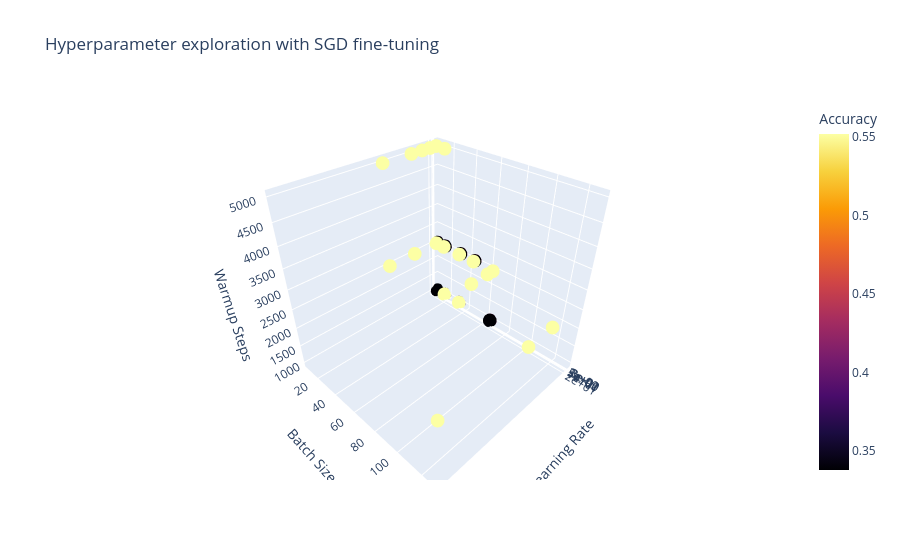

Notebook code cell kept with this figure:
### Code cell
import plotly.graph_objects as go
import numpy as np




learning_rates = [d["learningRate"] for d in data]
batch_sizes = [d["batchSize"] for d in data]
warmup_steps = [d["warmupSteps"] for d in data]
accuracies = [d["accuracy"] for d in data]


fig = go.Figure()

fig.add_trace(go.Scatter3d(
    x=learning_rates, 
    y=batch_sizes,
    z=warmup_steps,
    mode='markers',
    marker=dict(
        size=8,
        color=accuracies, 
        colorscale='Inferno',  
        colorbar=dict(title="Accuracy"),
    ),
    text=[f"LR: {lr:.0000e}, BS: {bs}, WS: {ws}, Acc: {acc:.3f}" 
          for lr, bs, ws, acc in zip(learning_rates, batch_sizes, warmup_steps, accuracies)],
    hoverinfo="text"
))

min_lr, max_lr = min(learning_rates), max(learning_rates)
normalized_lr = [(lr - min_lr) / (max_lr - min_lr) for lr in learning_rates]

fig.update_layout(
    scene=dict(
        xaxis=dict(
            title="Learning Rate",
            type="log",
            tickvals=learning_rates,
            ticktext=[f"{lr:.0e}" for lr in learning_rates]
        ),
        yaxis=dict(title="Batch Size"),
        zaxis=dict(title="Warmup Steps"),
    ),
    title="Hyperparameter exploration with SGD fine-tuning",
)

fig.show()

### Figure 1 — Plotly figure (JSON) as saved in the notebook; plotly's stock layout.template omitted (floating-point values rounded to 4 significant figures)
{"data": [{"hoverinfo": "text", "marker": {"color": [0.454, 0.454, 0.452, 0.43, 0.338, 0.338, 0.454, 0.454, 0.454, 0.436, 0.36, 0.552, 0.454, 0.454, 0.454, 0.446, 0.376, 0.552, 0.454, 0.454, 0.454, 0.45, 0.428, 0.338, 0.454, 0.44, 0.386, 0.396, 0.338, 0.552, 0.454, 0.388, 0.338, 0.552, 0.456, 0.432, 0.338, 0.552, 0.456, 0.436, 0.338, 0.552, 0.552, 0.552, 0.552, 0.552, 0.552, 0.552, 0.552, 0.552, 0.552, 0.552, 0.552, 0.552, 0.552, 0.552, 0.552, 0.552, 0.552], "colorbar": {"title": {"text": "Accuracy"}}, "colorscale": [[0, "#000004"], [0.1111, "#1b0c41"], [0.2222, "#4a0c6b"], [0.3333, "#781c6d"], [0.4444, "#a52c60"], [0.5556, "#cf4446"], [0.6667, "#ed6925"], [0.7778, "#fb9b06"], [0.8889, "#f7d13d"], [1, "#fcffa4"]], "size": 8}, "mode": "markers", "text": ["LR: 3e-09, BS: 8, WS: 1000, Acc: 0.454", "LR: 3e-08, BS: 8, WS: 1000, Acc: 0.454", "LR: 3e-06, BS: 8, WS: 1000, Acc: 0.452", "LR: 3e-05, BS: 8, WS: 1000, Acc: 0.430", "LR: 3e-04, BS: 8, WS: 1000, Acc: 0.338", "LR: 3e-02, BS: 8, WS: 1000, Acc: 0.338", "LR: 3e-09, BS: 16, WS: 1000, Acc: 0.454", "LR: 3e-08, BS: 16, WS: 1000, Acc: 0.454", "LR: 3e-06, BS: 16, WS: 1000, Acc: 0.454", "LR: 3e-05, BS: 16, WS: 1000, Acc: 0.436", "LR: 3e-04, BS: 16, WS: 1000, Acc: 0.360", "LR: 3e-02, BS: 16, WS: 1000, Acc: 0.552", "LR: 3e-09, BS: 32, WS: 1000, Acc: 0.454", "LR: 3e-08, BS: 32, WS: 1000, Acc: 0.454", "LR: 3e-06, BS: 32, WS: 1000, Acc: 0.454", "LR: 3e-05, BS: 32, WS: 1000, Acc: 0.446", "LR: 3e-04, BS: 32, WS: 1000, Acc: 0.376", "LR: 3e-02, BS: 32, WS: 1000, Acc: 0.552", "LR: 3e-09, BS: 64, WS: 1000, Acc: 0.454", "LR: 3e-08, BS: 64, WS: 1000, Acc: 0.454", "LR: 3e-06, BS: 64, WS: 1000, Acc: 0.454", "LR: 3e-05, BS: 64, WS: 1000, Acc: 0.450", "LR: 3e-04, BS: 64, WS: 1000, Acc: 0.428", "LR: 3e-02, BS: 64, WS: 1000, Acc: 0.338", "LR: 3e-09, BS: 8, WS: 2500, Acc: 0.454", "LR: 3e-05, BS: 8, WS: 2500, Acc: 0.440", "LR: 3e-04, BS: 8, WS: 2500, Acc: 0.386", "LR: 3e-04, BS: 8, WS: 2500, Acc: 0.396", "LR: 3e-02, BS: 8, WS: 2500, Acc: 0.338", "LR: 3e-01, BS: 8, WS: 2500, Acc: 0.552", "LR: 3e-05, BS: 16, WS: 2500, Acc: 0.454", "LR: 3e-04, BS: 16, WS: 2500, Acc: 0.388", "LR: 3e-02, BS: 16, WS: 2500, Acc: 0.338", "LR: 3e-01, BS: 16, WS: 2500, Acc: 0.552", "LR: 3e-05, BS: 32, WS: 2500, Acc: 0.456", "LR: 3e-04, BS: 32, WS: 2500, Acc: 0.432", "LR: 3e-02, BS: 32, WS: 2500, Acc: 0.338", "LR: 3e-01, BS: 32, WS: 2500, Acc: 0.552", "LR: 3e-05, BS: 46, WS: 2500, Acc: 0.456", "LR: 3e-04, BS: 46, WS: 2500, Acc: 0.436", "LR: 3e-02, BS: 46, WS: 2500, Acc: 0.338", "LR: 3e-01, BS: 46, WS: 2500, Acc: 0.552", "LR: 2e+00, BS: 8, WS: 5000, Acc: 0.552", "LR: 3e+00, BS: 8, WS: 5000, Acc: 0.552", "LR: 3e-01, BS: 16, WS: 5000, Acc: 0.552", "LR: 5e+00, BS: 8, WS: 5000, Acc: 0.552", "LR: 3e-01, BS: 8, WS: 5000, Acc: 0.552", "LR: 1e+01, BS: 8, WS: 5000, Acc: 0.552", "LR: 5e+00, BS: 8, WS: 5000, Acc: 0.552", "LR: 3e-01, BS: 8, WS: 5000, Acc: 0.552", "LR: 2e+00, BS: 8, WS: 5000, Acc: 0.552", "LR: 1e+01, BS: 8, WS: 2500, Acc: 0.552", "LR: 5e+00, BS: 8, WS: 2500, Acc: 0.552", "LR: 5e+00, BS: 64, WS: 2500, Acc: 0.552", "LR: 3e-01, BS: 64, WS: 2500, Acc: 0.552", "LR: 2e+00, BS: 64, WS: 2500, Acc: 0.552", "LR: 2e+01, BS: 128, WS: 2500, Acc: 0.552", "LR: 1e+01, BS: 128, WS: 2500, Acc: 0.552", "LR: 5e+00, BS: 128, WS: 2500, Acc: 0.552"], "type": "scatter3d", "x": [3e-09, 3e-08, 3e-06, 3e-05, 0.0003, 0.03, 3e-09, 3e-08, 3e-06, 3e-05, 0.0003, 0.03, 3e-09, 3e-08, 3e-06, 3e-05, 0.0003, 0.03, 3e-09, 3e-08, 3e-06, 3e-05, 0.0003, 0.03, 3e-09, 3e-05, 0.0003, 0.0003, 0.03, 0.3, 3e-05, 0.0003, 0.03, 0.3, 3e-05, 0.0003, 0.03, 0.3, 3e-05, 0.0003, 0.03, 0.3, 1.5, 3, 0.3, 5, 0.3, 10, 5, 0.3, 1.5, 10, 5, 5, 0.3, 1.5, 25, 10, 5], "y": [8, 8, 8, 8, 8, 8, 16, 16, 16, 16, 16, 16, 32, 32, 32, 32, 32, 32, 64, 64, 64, 64, 64, 64, 8, 8, 8, 8, 8, 8, 16, 16, 16, 16, 32, 32, 32, 32, 46, 46, 46, 46, 8, 8, 16, 8, 8, 8, 8, 8, 8, 8, 8, 64, 64, 64, 128, 128, 128], "z": [1000, 1000, 1000, 1000, 1000, 1000, 1000, 1000, 1000, 1000, 1000, 1000, 1000, 1000, 1000, 1000, 1000, 1000, 1000, 1000, 1000, 1000, 1000, 1000, 2500, 2500, 2500, 2500, 2500, 2500, 2500, 2500, 2500, 2500, 2500, 2500, 2500, 2500, 2500, 2500, 2500, 2500, 5000, 5000, 5000, 5000, 5000, 5000, 5000, 5000, 5000, 2500, 2500, 2500, 2500, 2500, 2500, 2500, 2500]}], "layout": {"scene": {"xaxis": {"ticktext": ["3e-09", "3e-08", "3e-06", "3e-05", "3e-04", "3e-02", "3e-09", "3e-08", "3e-06", "3e-05", "3e-04", "3e-02", "3e-09", "3e-08", "3e-06", "3e-05", "3e-04", "3e-02", "3e-09", "3e-08", "3e-06", "3e-05", "3e-04", "3e-02", "3e-09", "3e-05", "3e-04", "3e-04", "3e-02", "3e-01", "3e-05", "3e-04", "3e-02", "3e-01", "3e-05", "3e-04", "3e-02", "3e-01", "3e-05", "3e-04", "3e-02", "3e-01", "2e+00", "3e+00", "3e-01", "5e+00", "3e-01", "1e+01", "5e+00", "3e-01", "2e+00", "1e+01", "5e+00", "5e+00", "3e-01", "2e+00", "2e+01", "1e+01", "5e+00"], "tickvals": [0, 1.08e-09, 1.199e-07, 1.2e-06, 1.2e-05, 0.0012, 0, 1.08e-09, 1.199e-07, 1.2e-06, 1.2e-05, 0.0012, 0, 1.08e-09, 1.199e-07, 1.2e-06, 1.2e-05, 0.0012, 0, 1.08e-09, 1.199e-07, 1.2e-06, 1.2e-05, 0.0012, 0, 1.2e-06, 1.2e-05, 1.2e-05, 0.0012, 0.012, 1.2e-06, 1.2e-05, 0.0012, 0.012, 1.2e-06, 1.2e-05, 0.0012, 0.012, 1.2e-06, 1.2e-05, 0.0012, 0.012, 0.06, 0.12, 0.012, 0.2, 0.012, 0.4, 0.2, 0.012, 0.06, 0.4, 0.2, 0.2, 0.012, 0.06, 1, 0.4, 0.2], "title": {"text": "Learning Rate"}}, "yaxis": {"title": {"text": "Batch Size"}}, "zaxis": {"title": {"text": "Warmup Steps"}}}, "title": {"text": "Hyperparameter exploration with SGD fine-tuning"}}}
